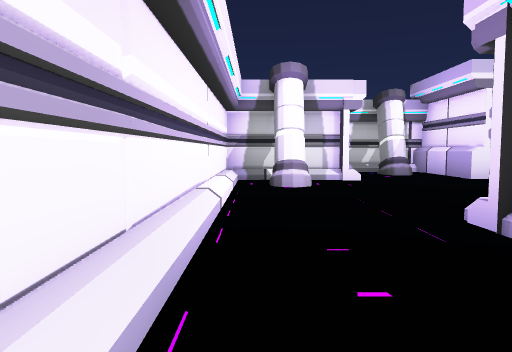
View 1 (above)

21 first-person views from a walk through a Unity game level. The camera is 1.2 m above the floor, tilts 4° down and sees 70° across. The floor is counted in squares, 2 m on a side. Each view is taken from the middle of a square. On the plan, view 1 faces up. The plan holds only what a view shows up to about 10 squares ahead; the rest is blank. The place goes on beyond the plan. The player is left out.

View 2
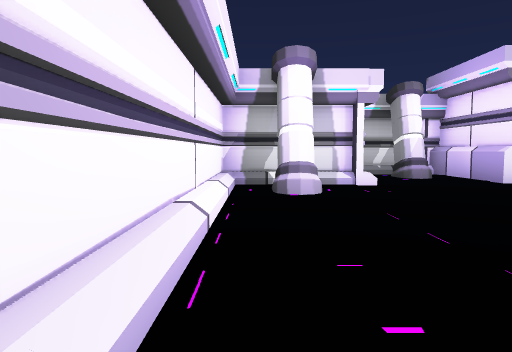

View 3
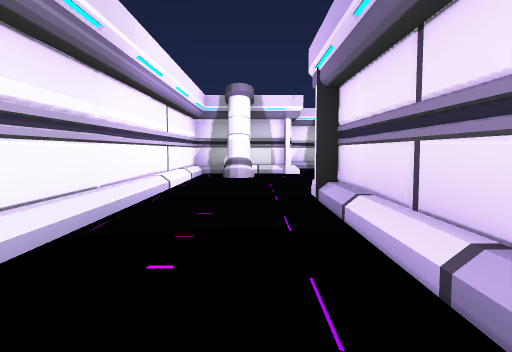

View 4
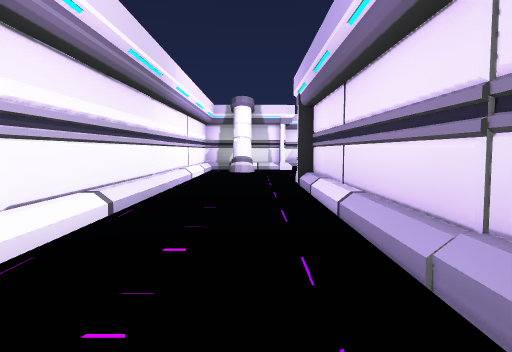

View 5
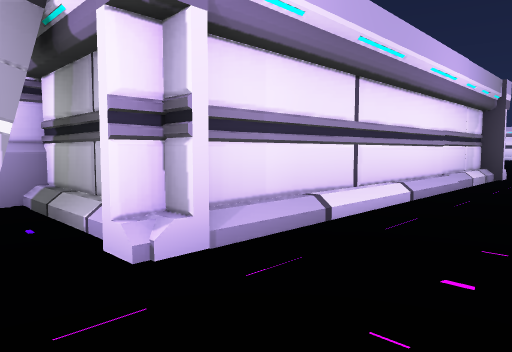

View 6
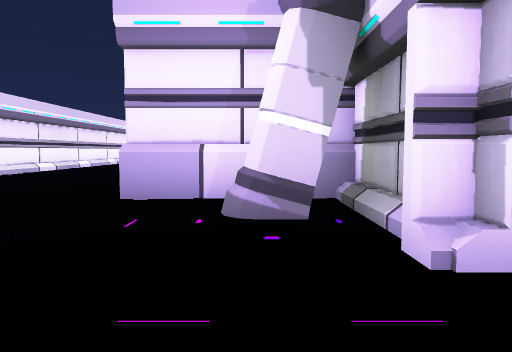

View 7
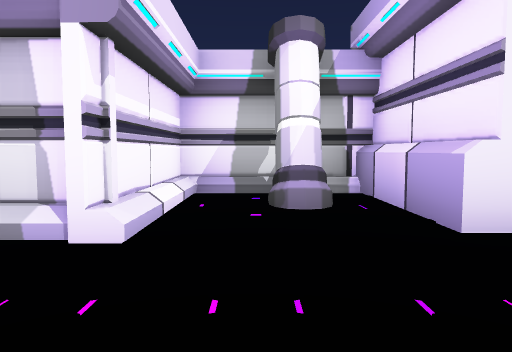

View 8
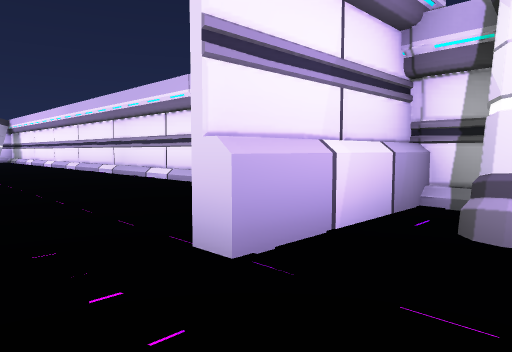

View 9
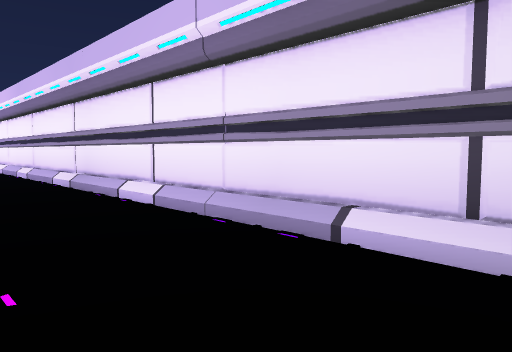

View 10
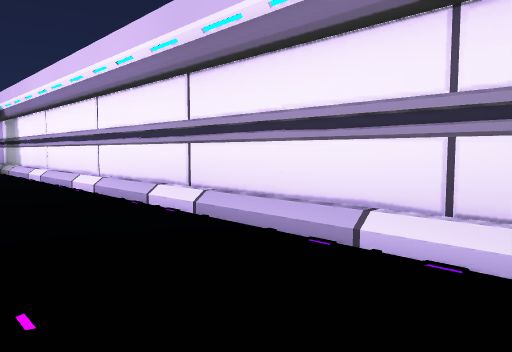

View 11
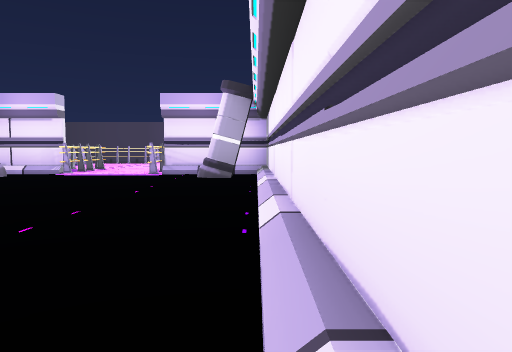

View 12
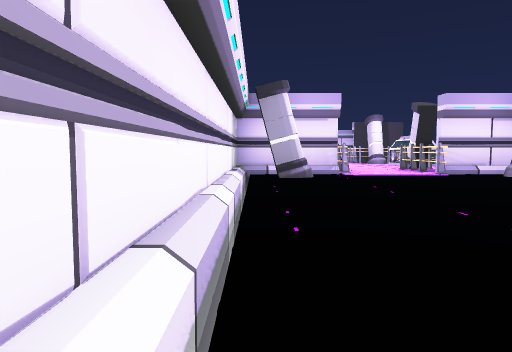

View 13
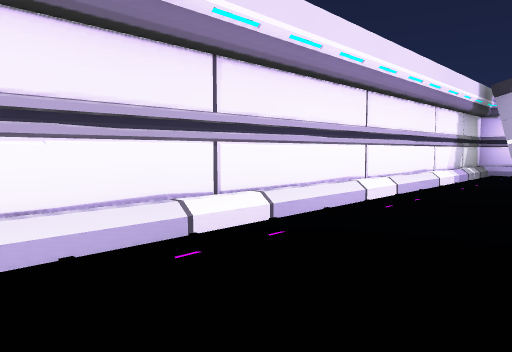

View 14
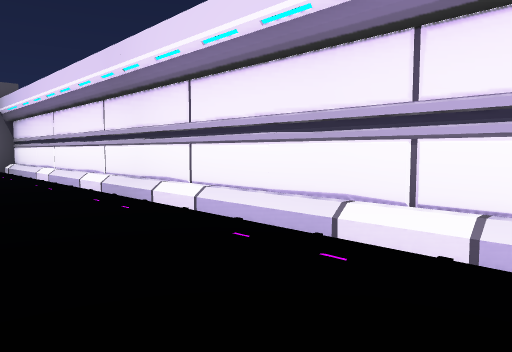

View 15
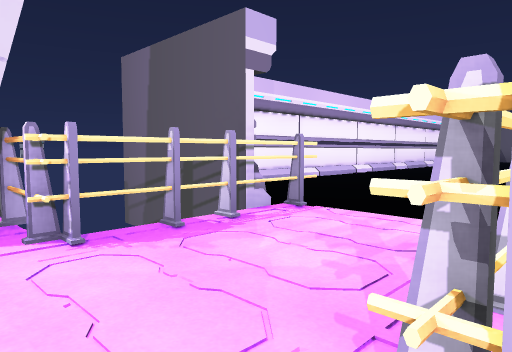

View 16
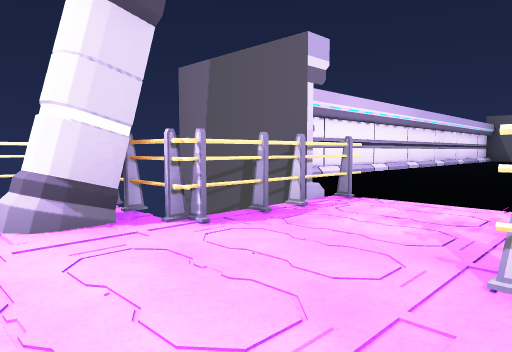

View 17
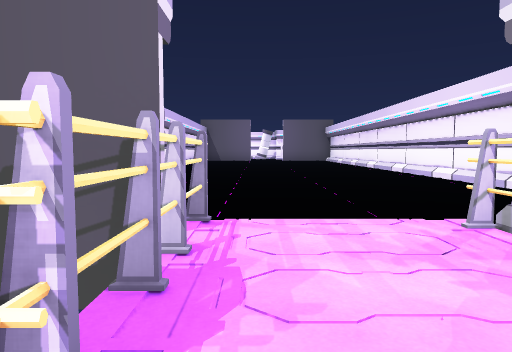

View 18
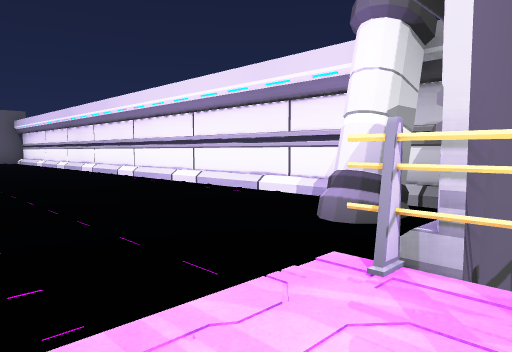

View 19
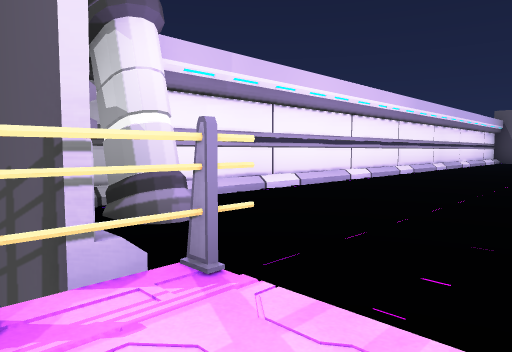

View 20
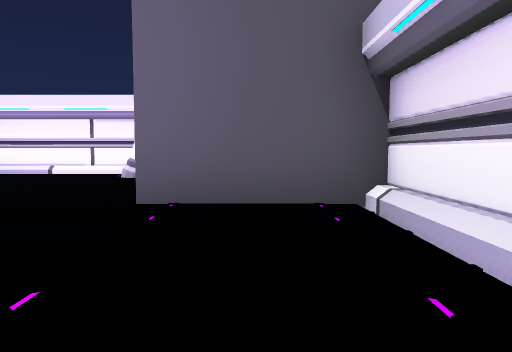

View 21
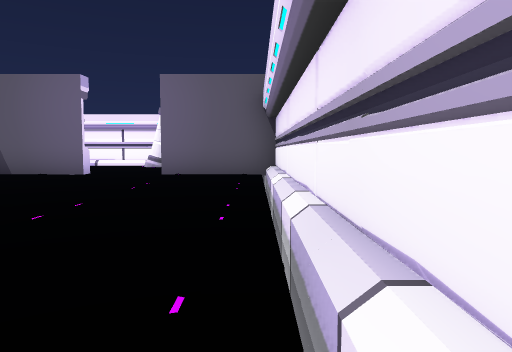

### Floor plan
Key: @ floor where view 1 was taken; # wall or solid block; . floor; / step, stairs or slope; O other object.
Columns run from 1 left of view 1 to 28 right of it. Each row starts with its distance up from view 1.
 11    ########################
 10    #..#///////////////////#
  9    #O.#   .            .O/#
  8 ####. #        .  .      # #..
  7 #.O..                  .......
  6 #.O....                .......
  5 #.  ..#.     .           # #O.
  4 #...O/#                .O.##O
  3 #..#//#/////////////////..###
  2 #..########################
  1 #..#
  0 #@.#
 -1 #..#
 -2 #..#
 -3  ..#
 -4   .#
 -5    #

Where each view was taken, in squares from view 1:
view 1: 0 up, 0 right, facing up
view 2: 1 up, 0 right, facing up
view 3: 2 down, 1 right, facing up
view 4: 4 down, 1 right, facing up
view 5: 4 up, 0 right, facing down-right
view 6: 4 up, 0 right, facing right
view 7: 5 up, 3 right, facing up
view 8: 7 up, 3 right, facing down-right
view 9: 5 up, 6 right, facing down-right
view 10: 5 up, 12 right, facing down-right
view 11: 3 up, 15 right, facing right
view 12: 10 up, 15 right, facing right
view 13: 8 up, 14 right, facing up-right
view 14: 8 up, 17 right, facing up-left
view 15: 8 up, 27 right, facing down-left
view 16: 8 up, 28 right, facing down-left
view 17: 6 up, 27 right, facing left
view 18: 6 up, 25 right, facing up-left
view 19: 7 up, 25 right, facing down-left
view 20: 9 up, 9 right, facing left
view 21: 10 up, 14 right, facing left
